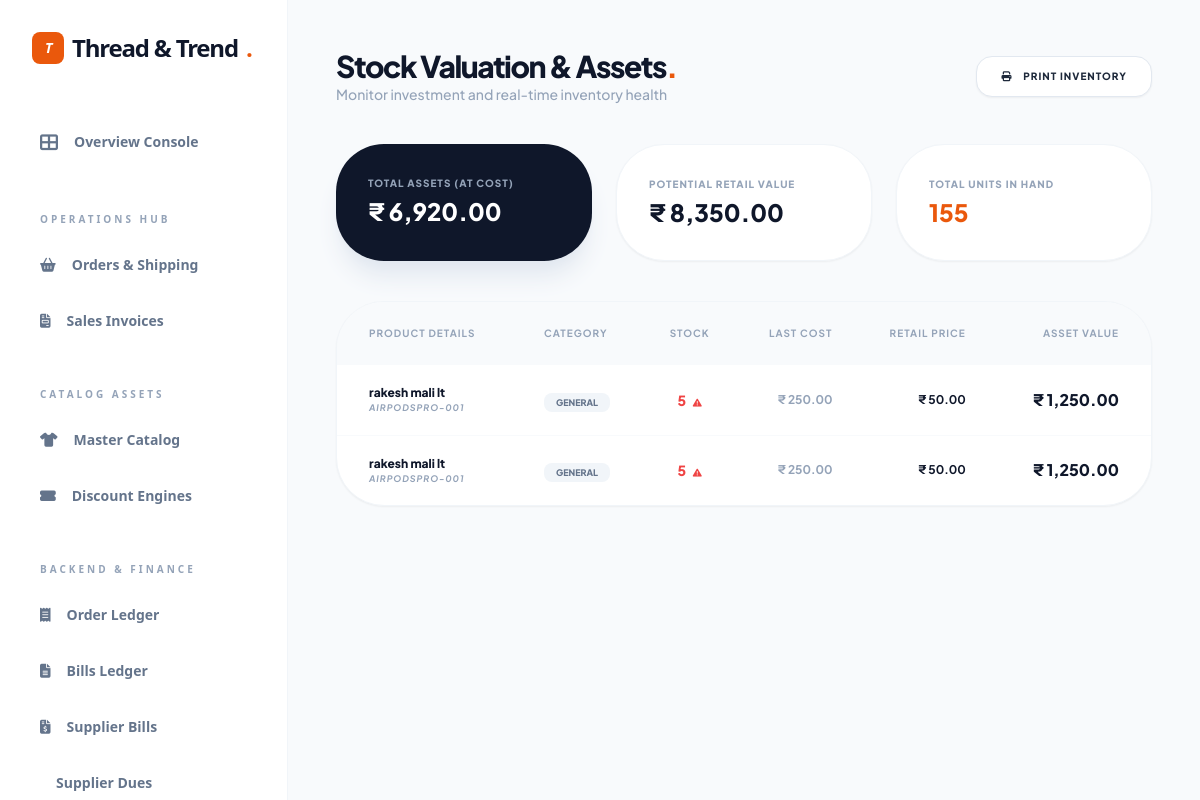
The app's page /admin/reports/inventory-report.php (signed in) with its own data.
### tables this page shows
CREATE TABLE `products` (
  `product_id` int(11) NOT NULL,
  `supplier_id` int(11) NOT NULL,
  `category_id` int(11) NOT NULL,
  `preferred_supplier_id` int(11) DEFAULT NULL,
  `name` varchar(150) NOT NULL,
  `sku` varchar(50) DEFAULT NULL,
  `description` text DEFAULT NULL,
  `price` decimal(10,2) NOT NULL,
  `wholesale_price` decimal(10,2) NOT NULL,
  `min_wholesale_qty` int(11) DEFAULT 10,
  `gst_percent` decimal(5,2) DEFAULT 0.00,
  `discount_percent` decimal(5,2) DEFAULT 0.00,
  `status` enum('active','inactive') DEFAULT 'active',
  `created_at` datetime DEFAULT current_timestamp(),
  `updated_at` datetime DEFAULT current_timestamp() ON UPDATE current_timestamp(),
  `stock` int(11) DEFAULT 0,
  `min_stock_level` int(11) DEFAULT 10,
  `main_image` varchar(255) DEFAULT NULL,
  `image_1` varchar(255) DEFAULT NULL,
  `image_2` varchar(255) DEFAULT NULL,
  `image_3` varchar(255) DEFAULT NULL,
  `image_4` varchar(255) DEFAULT NULL
);

CREATE TABLE `categories` (
  `category_id` int(11) NOT NULL,
  `name` varchar(100) NOT NULL,
  `description` text DEFAULT NULL,
  `created_at` datetime DEFAULT current_timestamp(),
  `updated_at` datetime DEFAULT current_timestamp() ON UPDATE current_timestamp()
);

### admin/reports/inventory-report.php (the view, shortened to what this page needs)
<?php
$base_path = $_SERVER['DOCUMENT_ROOT'] . '/ecommerce-website/';
require_once "../../config/database.php";
include $base_path . 'includes/admin-header.php';
include $base_path . 'includes/sidebar.php';
$sql = "SELECT p.product_id, p.name, p.sku, p.price,
               c.name as category_name,
               p.stock as total_stock,
               (SELECT cost_price FROM purchase_items WHERE product_id = p.product_id ORDER BY purchase_item_id DESC LIMIT 1) as last_cost
        FROM products p
        LEFT JOIN categories c ON p.category_id = c.category_id
        ORDER BY p.stock ASC";
$stmt = $pdo->prepare($sql);
$stmt->execute();
$inventory = $stmt->fetchAll();
$totals = [
    'units' => 0,
    'retail_value' => 0,
    'cost_value' => 0
];
foreach ($inventory as &$item) {
    $item['cost_price'] = $item['last_cost'] ?: ($item['price'] * 0.7);
    $totals['units'] += $item['total_stock'];
    $totals['retail_value'] += ($item['total_stock'] * $item['price']);
    $totals['cost_value'] += ($item['total_stock'] * $item['cost_price']);
}
?>
<main class="p-6 lg:p-12 bg-[#f8fafc] min-h-screen">
    <div class="mb-10 flex flex-col md:flex-row justify-between items-start md:items-center gap-6">
        <div>
            <h2 class="text-3xl font-black tracking-tighter text-slate-900">Stock Valuation & Assets<span
                    class="text-orange-600">.</span></h2>
            <p class="text-slate-400 text-sm font-medium">Monitor investment and real-time inventory health</p>
        </div>
        <div class="flex gap-3">
            <button onclick="window.print()"
                class="bg-white border border-slate-200 px-6 py-3 rounded-2xl text-[10px] font-black uppercase tracking-widest hover:bg-slate-50 transition-all shadow-sm">
                <i class="fas fa-print mr-2"></i> Print Inventory
            </button>
        </div>
    </div>
    <div class="grid grid-cols-1 md:grid-cols-3 gap-6 mb-10">
        <div class="bg-slate-900 p-8 rounded-[3rem] text-white shadow-xl shadow-slate-200">
            <p class="text-[10px] font-black text-slate-400 uppercase tracking-widest mb-1">Total Assets (At Cost)</p>
            <h3 class="text-2xl font-black">₹
                <?= number_format($totals['cost_value'], 2) ?>
            </h3>
        </div>
        <div class="bg-white p-8 rounded-[3rem] border border-slate-100 shadow-sm">
            <p class="text-[10px] font-black text-slate-400 uppercase tracking-widest mb-1">Potential Retail Value</p>
            <h3 class="text-2xl font-black text-slate-900">₹
                <?= number_format($totals['retail_value'], 2) ?>
            </h3>
        </div>
        <div class="bg-white p-8 rounded-[3rem] border border-slate-100 shadow-sm">
            <p class="text-[10px] font-black text-slate-400 uppercase tracking-widest mb-1">Total Units in Hand</p>
            <h3 class="text-2xl font-black text-orange-600">
                <?= number_format($totals['units']) ?>
            </h3>
        </div>
    </div>
    <div class="bg-white rounded-[3rem] border border-slate-100 shadow-sm overflow-hidden">
        <table class="w-full text-left">
            <thead class="bg-slate-50 text-[10px] font-black text-slate-400 uppercase tracking-widest">
                <tr>
                    <th class="px-8 py-6">Product Details</th>
                    <th class="px-6 py-6">Category</th>
                    <th class="px-6 py-6 text-center">Stock</th>
                    <th class="px-6 py-6 text-right">Last Cost</th>
                    <th class="px-6 py-6 text-right">Retail Price</th>
                    <th class="px-8 py-6 text-right">Asset Value</th>
                </tr>
            </thead>
            <tbody class="divide-y divide-slate-50">
                <?php foreach ($inventory as $item):
                    $lowStock = ($item['total_stock'] < 10);
                    ?>
                    <tr class="hover:bg-slate-50 transition-all">
                        <td class="px-8 py-5">
                            <p class="text-xs font-black text-slate-900">
                                <?= htmlspecialchars($item['name']) ?>
                            </p>
                            <p class="text-[9px] text-slate-400 font-bold uppercase tracking-widest italic">
                                <?= $item['sku'] ?>
                            </p>
                        </td>
                        <td class="px-6 py-5">
                            <span class="px-3 py-1 bg-slate-100 text-slate-500 rounded-lg text-[9px] font-black uppercase">
                                <?= $item['category_name'] ?>
                            </span>
                        </td>
                        <td class="px-6 py-5 text-center">
                            <p class="text-sm font-black <?= $lowStock ? 'text-red-500' : 'text-slate-900' ?>">
                                <?= $item['total_stock'] ?>
                                <?php if ($lowStock): ?>
                                    <i class="fas fa-exclamation-triangle text-[9px] ml-1"></i>
                                <?php endif; ?>
                            </p>
                        </td>
                        <td class="px-6 py-5 text-right text-xs font-bold text-slate-400">₹
                            <?= number_format($item['cost_price'], 2) ?>
                        </td>
                        <td class="px-6 py-5 text-right text-xs font-bold text-slate-900">₹
                            <?= number_format($item['price'] ?? 0, 2) ?>
                        </td>
                        <td class="px-8 py-5 text-right font-black text-slate-900">₹
                            <?= number_format($item['total_stock'] * $item['cost_price'], 2) ?>
                        </td>
                    </tr>
                <?php endforeach; ?>
            </tbody>
        </table>
    </div>
</main>
<?php include $base_path . "includes/admin-footer.php"; ?>
</body>
</html>

### includes/admin-header.php (style rules this page uses)
body { font-family: 'Plus Jakarta Sans', sans-serif; background-color: #f8fafc; color: #1e293b; overflow-x: hidden; }

### records on screen
products: name "rakesh mali lt", sku "AIRPODSPRO-001", category.name "GENERAL", stock "5", cost_price "250.00", price "50.00", cost_price "1,250.00"

### other values on screen
$totals['cost_value'] "6,920.00"
$totals['retail_value'] "8,350.00"
$totals['units'] "155"
